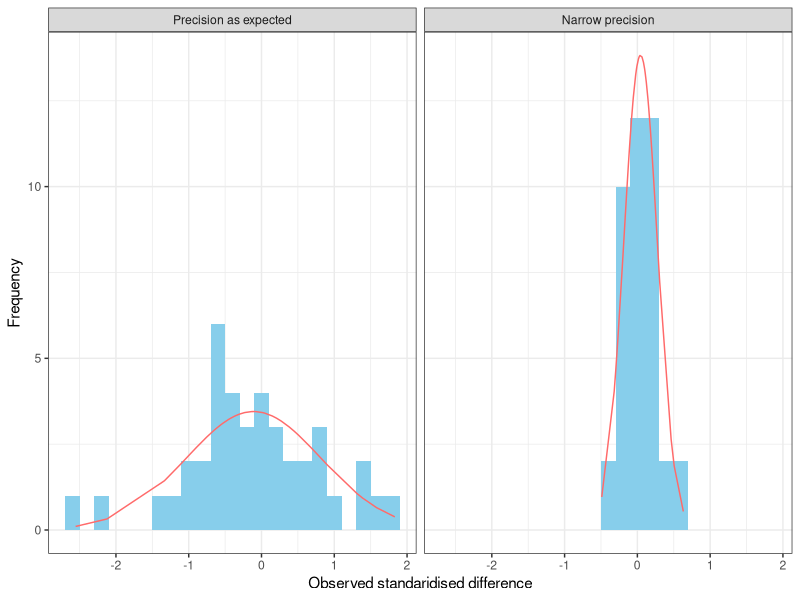

This chart was generated by the following R code:
## ---- chunk 1
knitr::opts_chunk$set(echo = FALSE, warning=FALSE, message=FALSE, error=FALSE, comment='', dpi=400)
library(ggplot2)
library(dplyr)
library(tidyr)
library(purrr)
library(gridExtra)
library(officer) # for border
library(flextable)
std_border  = fp_border(color="black") # for flextable
## ---- chunk 2
# plot random data plus normal curve, see https://stackoverflow.com/questions/6967664/ggplot2-histogram-with-normal-curve
s_size = 40
study1 = data.frame(value=rnorm(n=s_size, mean = 0, sd=1), group=1)
study2 = data.frame(value=rnorm(n=s_size, mean = 0, sd=0.2), group=2)
bw = 0.2; # bin width
to_plot = bind_rows(study1, study2) %>%
  mutate(facet = factor(group, levels=1:2, labels=c("Precision as expected","Narrow precision")))
curves = group_by(to_plot, group) %>% 
  nest(data = c(value)) %>% 
  mutate(y = map(data, ~ dnorm(
    .$value, mean = mean(.$value), sd = sd(.$value)
    ) * bw * sum(!is.na(.$value)))) %>% 
  unnest(c(data, y)) 
  
gplot = ggplot(curves, aes(x = value)) +
  geom_histogram(data = to_plot, binwidth = bw, fill = "sky blue") +
  geom_line(aes(y = y), col='indianred1') + 
  theme_bw()+
  facet_wrap(~ facet)+
  ylab('Frequency')+
  xlab('Observed standaridised difference')

gplot
